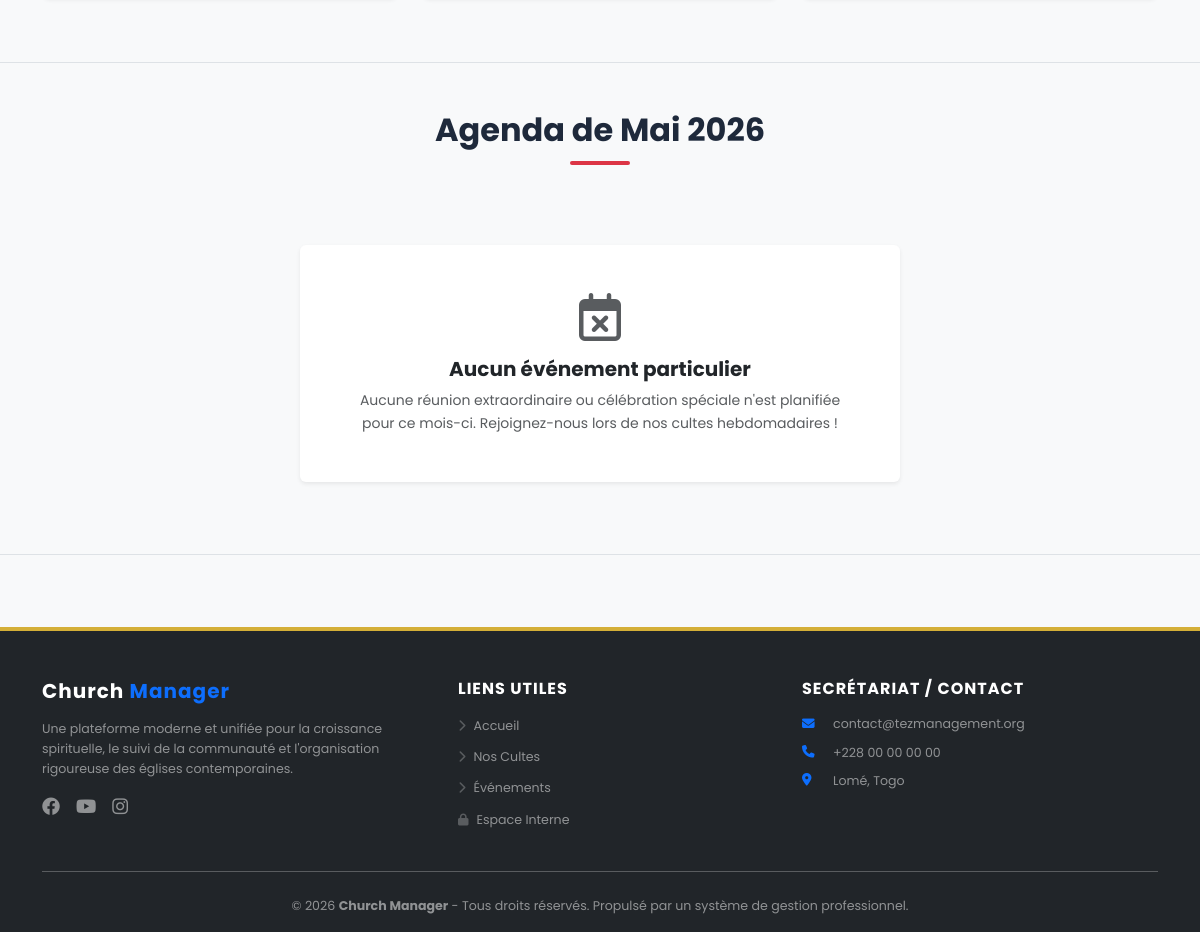
Before: / (lower part) with the older database file.
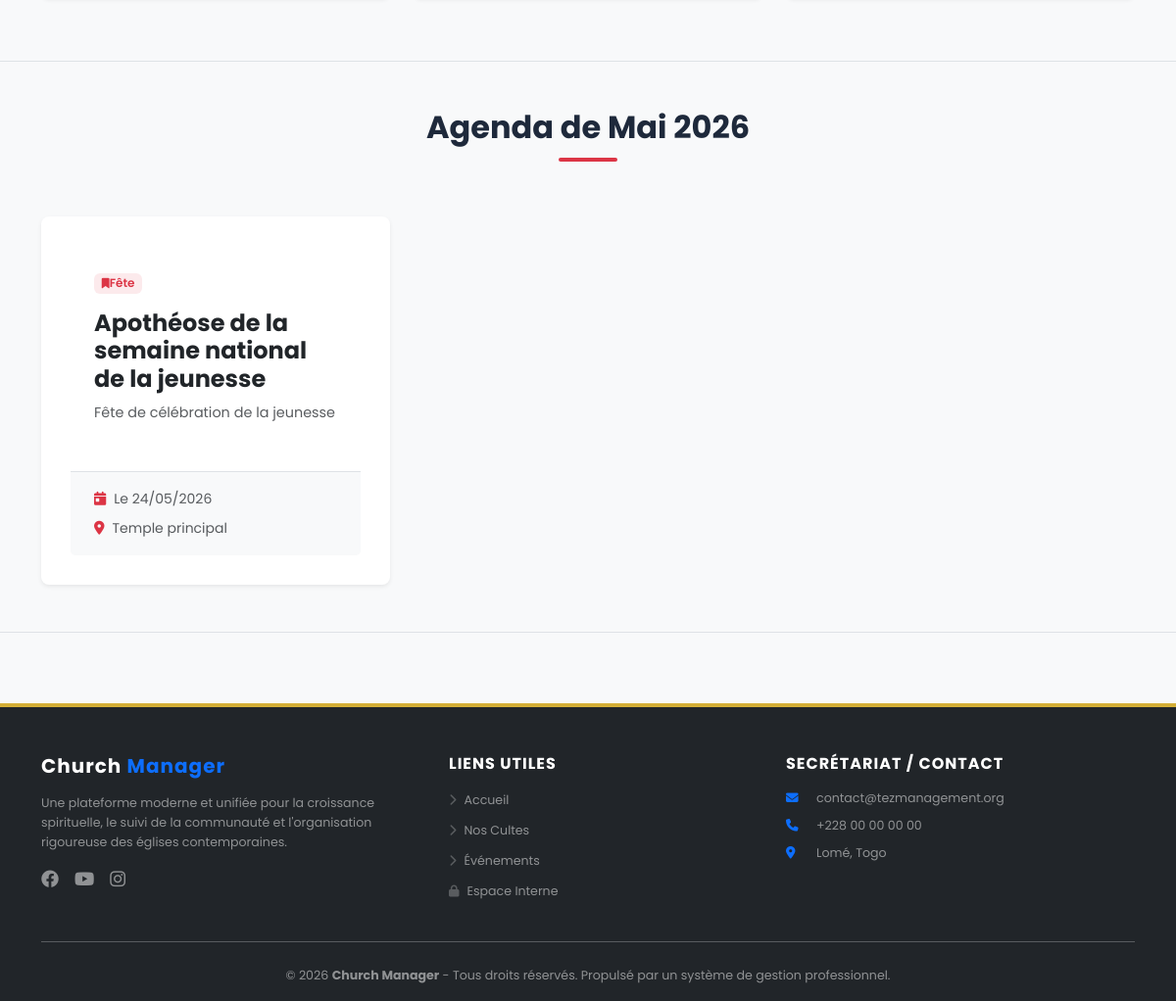
After: the same page with the newer database file.
### tables this page shows
CREATE TABLE IF NOT EXISTS `evenements` (
  `id` int NOT NULL AUTO_INCREMENT,
  `titre` varchar(255) NOT NULL,
  `type_evenement` enum('Baptême','Mariage','Fête','Concert','Séminaire','Autre') NOT NULL,
  `date_evenement` date NOT NULL,
  `description` text,
  `lieu` varchar(255) DEFAULT 'Au temple',
  `created_at` timestamp NULL DEFAULT CURRENT_TIMESTAMP,
  PRIMARY KEY (`id`)
);

### index.php (the view, shortened to what this page needs)
<?php
require_once "config/database.php";
$mois_actuel = date('m');
$annee_actuelle = date('Y');
try {
    $sql = "SELECT * FROM evenements WHERE MONTH(date_evenement) = ? AND YEAR(date_evenement) = ? ORDER BY date_evenement ASC LIMIT 6";
    $stmt = $pdo->prepare($sql);
    $stmt->execute([$mois_actuel, $annee_actuelle]);
    $agenda_du_mois = $stmt->fetchAll();
} catch (PDOException $e) {
    $agenda_du_mois = [];
}
$mois_fr = [
    '01' => 'Janvier', '02' => 'Février', '03' => 'Mars', '04' => 'Avril', '05' => 'Mai', '06' => 'Juin',
    '07' => 'Juillet', '08' => 'Août', '09' => 'Septembre', '10' => 'Octobre', '11' => 'Novembre', '12' => 'Décembre'
];
require_once 'includes/public_header.php';
?>
<section id="cultes" class="container my-5 py-3">
</section>
<section id="evenements" class="bg-light border-top border-bottom py-5">
    <div class="container">
        <div class="text-center mb-5">
            <h2 class="fw-bold position-relative d-inline-block pb-3">
                Agenda de <?= $mois_fr[$mois_actuel] ?? 'ce mois' ?> <?= $annee_actuelle ?>
                <span class="position-absolute bottom-0 start-50 translate-middle-x bg-danger rounded" style="width: 60px; height: 4px;"></span>
            </h2>
        </div>
        <div class="row g-4">
            <?php if(empty($agenda_du_mois)): ?>
                <div class="col-12 text-center py-4">
                    <div class="bg-white rounded p-5 shadow-sm mx-auto" style="max-width: 600px;">
                        <i class="fa-regular fa-calendar-xmark fa-3x text-muted mb-3"></i>
                        <h5 class="text-dark fw-bold mb-2">Aucun événement particulier</h5>
                        <p class="text-muted small mb-0">Aucune réunion extraordinaire ou célébration spéciale n'est planifiée pour ce mois-ci. Rejoignez-nous lors de nos cultes hebdomadaires !</p>
                    </div>
                </div>
            <?php else: ?>
                <?php foreach($agenda_du_mois as $ev): ?>
                    <div class="col-md-6 col-lg-4">
                        <div class="card h-100 border-0 shadow-sm bg-white hover-effect overflow-hidden">
                            <div class="card-body p-4 position-relative">
                                <span class="badge bg-danger bg-opacity-10 text-danger mb-3 fw-semibold px-2.5 py-1.5 small">
                                    <i class="fa-solid fa-bookmark me-1.5 small"></i><?= htmlspecialchars($ev['type_evenement'] ?? 'Événement') ?>
                                </span>
                                <h4 class="card-title fw-bold text-dark mb-2">
                                    <?= htmlspecialchars($ev['titre'] ?? $ev['type_evenement']) ?>
                                </h4>
                                <p class="card-text text-muted small mb-4" style="line-height: 1.6;">
                                    <?= htmlspecialchars($ev['description'] ?? 'Aucune description détaillée disponible pour cette activité.') ?>
                                </p>
                            </div>
                            <div class="card-footer bg-light border-0 px-4 py-3 border-top d-flex flex-wrap justify-content-between gap-2 text-muted small">
                                <span>
                                    <i class="fa-solid fa-calendar-day text-danger me-2"></i>Le <?= date('d/m/Y', strtotime($ev['date_evenement'])) ?>
                                </span>
                                <span class="text-truncate" style="max-width: 150px;" title="<?= htmlspecialchars($ev['lieu'] ?? 'Temple Principal') ?>">
                                    <i class="fa-solid fa-location-dot text-danger me-2"></i><?= htmlspecialchars($ev['lieu'] ?? 'Temple Principal') ?>
                                </span>
                            </div>
                        </div>
                    </div>
                <?php endforeach; ?>
            <?php endif; ?>
        </div>
    </div>
</section>
<?php
require_once 'includes/public_footer.php';
?>

### includes/public_header.php (shortened to what this page needs)
<!DOCTYPE html>
<html lang="fr">
<head>
    <link rel="stylesheet" href="https://cdnjs.cloudflare.com/ajax/libs/font-awesome/6.4.0/css/all.min.css">
    <link href="https://cdn.jsdelivr.net/npm/bootstrap@5.3.3/dist/css/bootstrap.min.css" rel="stylesheet">
    <link rel="stylesheet" href="/gestion_eglise/assets/css/public_style.css">
</head>
<body>
    <main class="py-4">

### includes/public_footer.php (shortened to what this page needs)
    </main>
    <footer class="bg-dark text-white pt-5 pb-3 mt-5">
        <div class="container">
            <div class="row g-4">
                <div class="col-md-4">
                    <h5 class="fw-bold mb-3" style="letter-spacing: 1px;">Church <span class="text-primary">Manager</span></h5>
                    <p class="text-white-50 small" style="line-height: 1.6;">
                        Une plateforme moderne et unifiée pour la croissance spirituelle, le suivi de la communauté et l'organisation rigoureuse des églises contemporaines.
                    </p>
                    <div class="d-flex gap-3 mt-3">
                        <a href="#" class="text-white-50 social-icon" title="Facebook"><i class="fa-brands fa-facebook fa-lg"></i></a>
                        <a href="#" class="text-white-50 social-icon" title="YouTube"><i class="fa-brands fa-youtube fa-lg"></i></a>
                        <a href="#" class="text-white-50 social-icon" title="Instagram"><i class="fa-brands fa-instagram fa-lg"></i></a>
                    </div>
                </div>
                <div class="col-md-4 ps-md-5">
                    <h5 class="fw-bold mb-3 text-uppercase fs-6" style="letter-spacing: 1px;">Liens Utiles</h5>
                    <ul class="list-unstyled footer-links">
                        <li class="mb-2"><a href="index.php" class="text-white-50 text-decoration-none small"><i class="fa-solid fa-chevron-right me-2 small-arrow"></i>Accueil</a></li>
                        <li class="mb-2"><a href="cultes.php" class="text-white-50 text-decoration-none small"><i class="fa-solid fa-chevron-right me-2 small-arrow"></i>Nos Cultes</a></li>
                        <li class="mb-2"><a href="evenements.php" class="text-white-50 text-decoration-none small"><i class="fa-solid fa-chevron-right me-2 small-arrow"></i>Événements</a></li>
                        <li class="mb-2"><a href="auth/login.php" class="text-white-50 text-decoration-none small"><i class="fa-solid fa-lock me-2 small-arrow"></i>Espace Interne</a></li>
                    </ul>
                </div>
                <div class="col-md-4">
                    <h5 class="fw-bold mb-3 text-uppercase fs-6" style="letter-spacing: 1px;">Secrétariat / Contact</h5>
                    <ul class="list-unstyled text-white-50 small">
                        <li class="d-flex align-items-center mb-2">
                            <i class="fa-solid fa-envelope text-primary me-3 flex-shrink-0" style="width: 15px;"></i>
                            <span>contact@tezmanagement.org</span>
                        </li>
                        <li class="d-flex align-items-center mb-2">
                            <i class="fa-solid fa-phone text-primary me-3 flex-shrink-0" style="width: 15px;"></i>
                            <span>+228 00 00 00 00</span>
                        </li>
                        <li class="d-flex align-items-center mb-2">
                            <i class="fa-solid fa-location-dot text-primary me-3 flex-shrink-0" style="width: 15px;"></i>
                            <span>Lomé, Togo</span>
                        </li>
                    </ul>
                </div>
            </div>
            <hr class="bg-white opacity-10 my-4">
            <div class="row">
                <div class="col-12 text-center">
                    <p class="text-white-50 small mb-0">
                        &copy; <?= date('Y') ?> <strong>Church Manager</strong> - Tous droits réservés. Propulsé par un système de gestion professionnel.
                    </p>
                </div>
            </div>
        </div>
    </footer>
</body>
</html>

### assets/css/public_style.css (style rules this page uses)
:root { --primary-blue: #1e293b; --secondary-blue: #0f172a; --accent-gold: #d4af37; --light-bg: #f8fafc; --white: #ffffff; --gray-text: #64748b; --light-gray: #e2e8f0; }
* { margin: 0; padding: 0; box-sizing: border-box; font-family: 'Poppins', sans-serif; scroll-behavior: smooth; }
body { background-color: var(--white); color: var(--primary-blue); line-height: 1.6; }
section { padding: 80px 30px; max-width: 1200px; margin: 0 auto; }
.card { background-color: var(--light-bg); border-radius: 8px; padding: 30px; border: 1px solid var(--light-gray); transition: transform 0.3s, box-shadow 0.3s; }
.card p { color: var(--gray-text); font-size: 0.9rem; margin-bottom: 20px; text-align: justify; }
footer { background-color: var(--secondary-blue); color: #94a3b8; padding: 60px 30px 20px 30px; font-size: 0.9rem; border-top: 4px solid var(--accent-gold); }

### includes/public_header.php (style rules this page uses)
body { font-family: 'Poppins', sans-serif; background-color: #f8f9fa; }

### index.php (style rules this page uses)
.hover-effect { transition: transform 0.25s ease, box-shadow 0.25s ease; }

### includes/public_footer.php (style rules this page uses)
.footer-links a, .social-icon { transition: all 0.3s ease; }
.small-arrow { font-size: 0.75rem; opacity: 0.5; transition: 0.3s; }

Changed rows visible on the page:
added evenements: type_evenement "Fête", titre "Apothéose de la semaine national de la jeunesse", description "Fête de célébration de la jeunesse", date_evenement "24/05/2026", lieu "Temple principal"
Other visible differences:
text no longer shown: "Aucun événement particulier Aucune réunion extraordinaire ou célébration spéciale n'est planifiée pour ce mois-ci. Rejoignez-nous lors de nos cultes hebdomadaires !"
